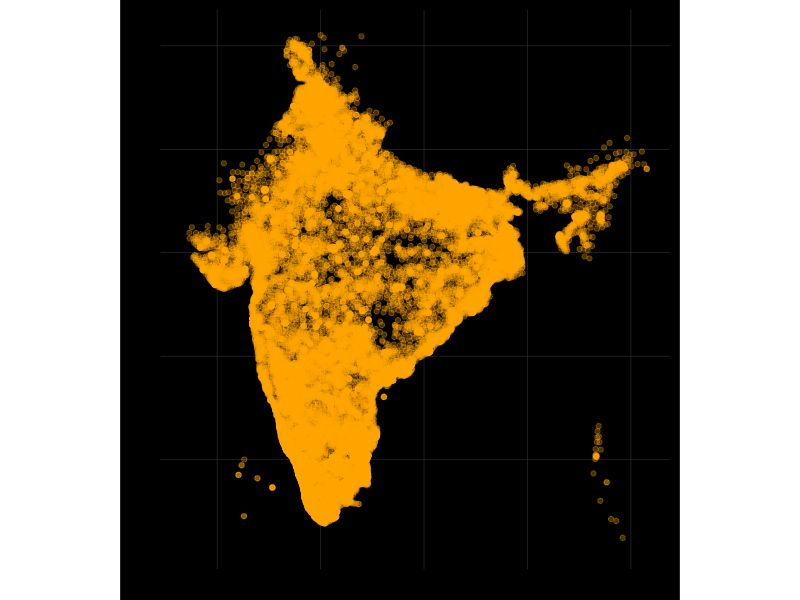
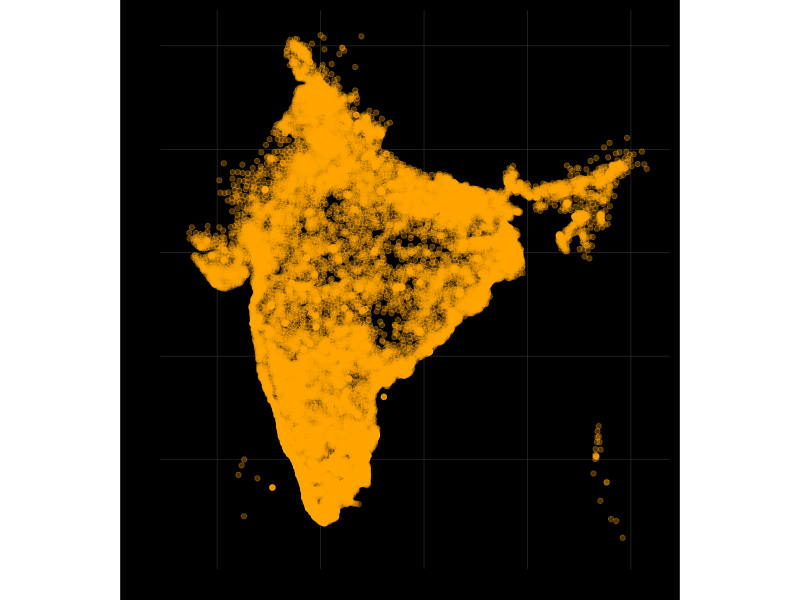
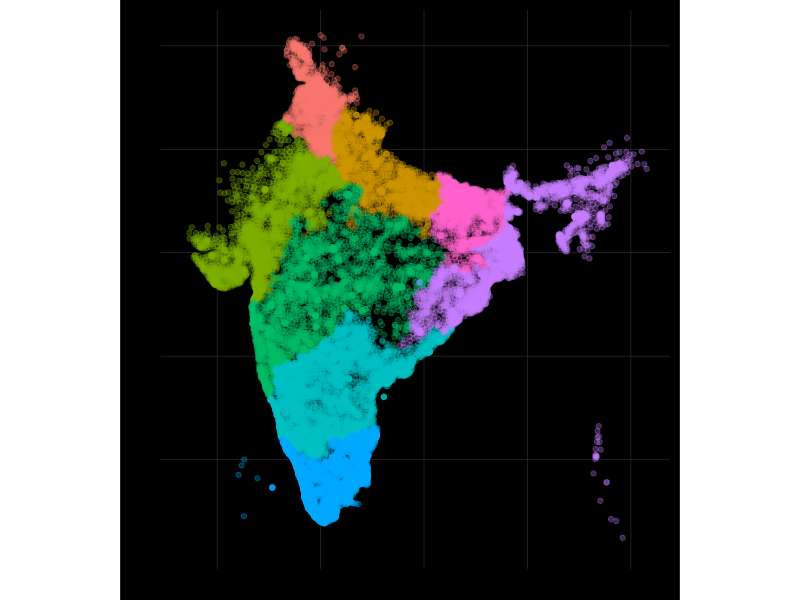
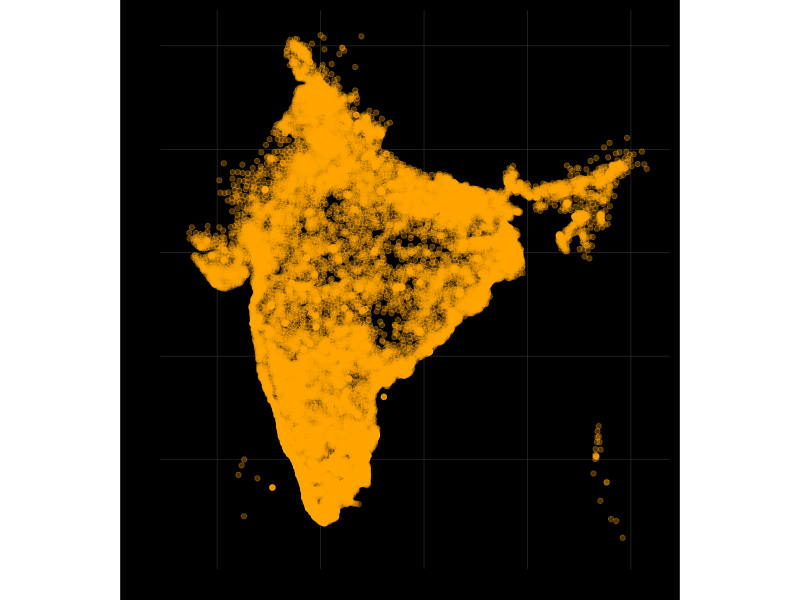
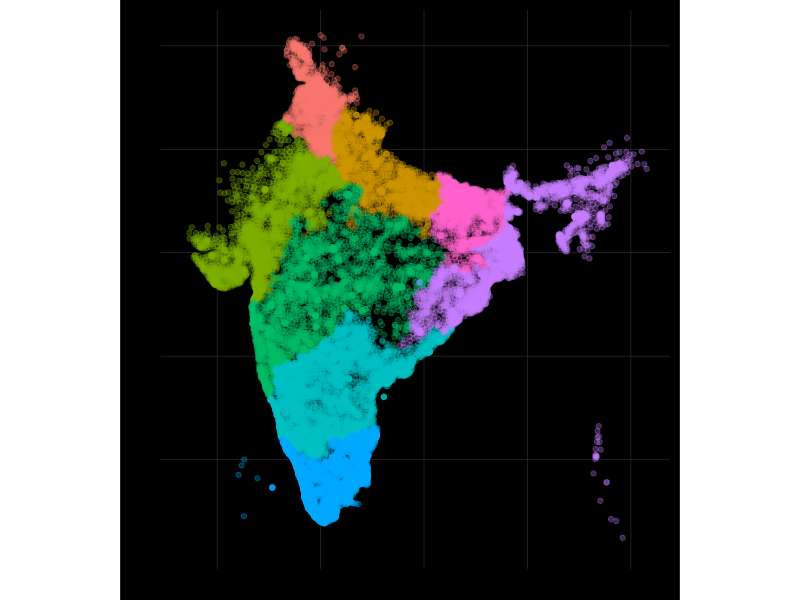

The R source for these figures, in order:
## ---- chunk 1
knitr::opts_chunk$set(cache=TRUE)

library(grid)
library(ggplot2)
library(gridExtra)
  
theme_black_map <- function(base_size = 16, base_family = "Helvetica") {
    theme(
    line =  element_line(colour = "black", size = 0.5, linetype = 1,
                            lineend = "butt"),
    rect =  element_rect(fill = "white", colour = "black", size = 0.5, linetype = 1),
    text =  element_text(family = base_family, face = "plain",
                  colour = "black", size = base_size,
                  hjust = 0.5, vjust = 0.5, angle = 0, lineheight = 0.9),
    
    axis.text =          NULL,
    strip.text =         element_text(size = rel(0.8), colour = "grey70"),

    axis.line =          element_blank(),
    axis.text.x =        element_text(vjust = 1),
    axis.text.y =        element_text(hjust = 1),
    axis.ticks =         element_line(colour = "grey20", size = 0.2),
    axis.title =         element_text(colour = "grey20"),
    axis.title.x =       element_blank(),
    axis.title.y =       element_blank(),
    axis.ticks.length =  unit(0.3, "lines"),
    axis.ticks.margin =  unit(0.2, "lines"),

    legend.background =  element_rect(fill = 'black'),
    legend.margin =      unit(0.2, "cm"),
    legend.key =         element_rect(fill = "grey20", colour = "grey50"),
    legend.key.size =    unit(1.2, "lines"),
    legend.key.height =  NULL,
    legend.key.width =   NULL,
    legend.text =        element_text(size = rel(0.8), colour = "grey50"),
    legend.text.align =  NULL,
    legend.title =       element_text(size = rel(0.8), face = "plain", hjust = 0, colour = "grey50"),
    legend.title.align = NULL,
    legend.position =    "none",
    legend.direction =   "vertical",
    legend.justification = "center",
    legend.box =         NULL,

    panel.background =   element_rect(fill = "black", colour = NA),
    panel.border =       element_rect(fill = NA, colour = NA),
    panel.grid.major =   element_line(colour = "grey20", size = 0.2),
    panel.grid.minor =   element_line(colour = "black", size = 0.5),
    panel.margin =       unit(0.25, "lines"),

    strip.background =   element_rect(fill = "grey40", colour = "grey10"),
    strip.text.x =       element_text(),
    strip.text.y =       element_text(angle = -90),

    plot.background =    element_rect(colour = "black", fill = "black"),
    plot.title =         element_text(size = rel(1.2)),
    plot.margin =        unit(c(0.5, 0.5, 0.5, 0.5), "lines"),

    complete = TRUE
  )
}
attr(theme_black_map(), "complete")

## ---- chunk 2
df <- read.csv("data/pincode.csv")

## ---- chunk 3
pinmapAll <- ggplot(df) + aes(lat,lon) + 
  geom_point(color = "orange", alpha = 0.3, size = 1.5) +
  coord_equal() + theme_black_map()
pinmapAll
## ---- chunk 4
library(dplyr)
dfUniquePin <- df %>%
             group_by(pincode, lat, lon) %>%
             tally() %>%
             ungroup()

pinmapUnique <- ggplot(dfUniquePin) + aes(lat,lon) + 
  geom_point(color = "orange", alpha = 0.3, size = 1.5) +
  coord_equal() + theme_black_map()
pinmapUnique

ggsave("img/pinmapUnique.png", pinmapUnique, width = 9, height = 9)
## ---- chunk 5
# Add Code Market
dfUniquePin <- dfUniquePin %>% 
               mutate(start = trunc(pincode / 100000))

dfUniquePin$start <-  as.factor(dfUniquePin$start)
str(dfUniquePin)

pinmapUniqueStart <- ggplot(dfUniquePin) + aes(lat,lon, color = start) + 
  geom_point(alpha = 0.3, size = 1.5) +
  coord_equal() + theme_black_map()
pinmapUniqueStart

ggsave("img/pinmapUniqueStart.png", pinmapUniqueStart, 
       width = 9, height = 9)
